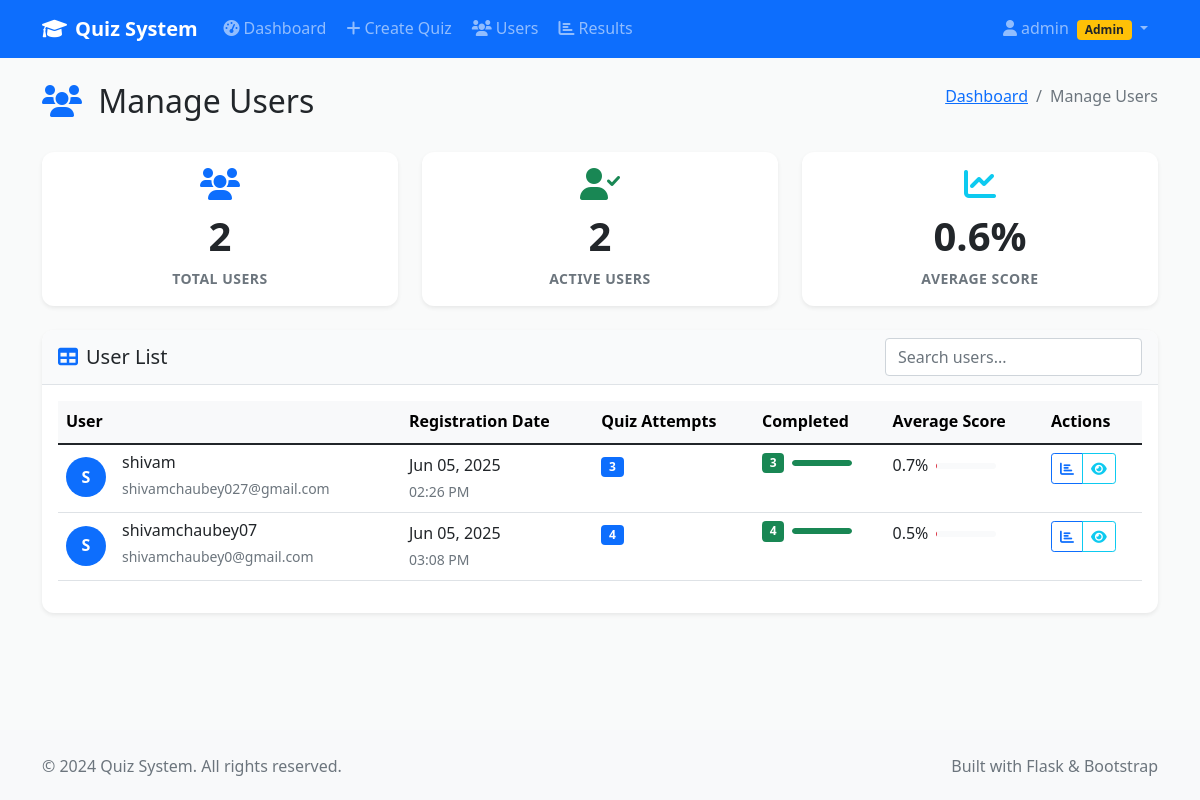
Screenshot of /admin/manage_users (signed in) with the database file from the repository.
### models.py (models this page shows)
class User(UserMixin, db.Model):
    id = db.Column(db.Integer, primary_key=True)
    username = db.Column(db.String(64), unique=True, nullable=False)
    email = db.Column(db.String(120), unique=True, nullable=False)
    password_hash = db.Column(db.String(256), nullable=False)
    is_admin = db.Column(db.Boolean, default=False)
    created_at = db.Column(db.DateTime, default=datetime.utcnow)
    created_quizzes = db.relationship('Quiz', backref='creator', lazy=True)
    quiz_attempts = db.relationship('QuizAttempt', backref='user', lazy=True)

### admin.py (the view)
@admin_bp.route('/manage_users')
@login_required
@admin_required
def manage_users():
    users = User.query.filter_by(is_admin=False).all()
    user_stats = []
    for user in users:
        attempts = QuizAttempt.query.filter_by(user_id=user.id).count()
        completed = QuizAttempt.query.filter_by(user_id=user.id, is_completed=True).count()
        avg_score = db.session.query(db.func.avg(QuizAttempt.score)).filter_by(
            user_id=user.id, is_completed=True
        ).scalar() or 0
        user_stats.append({
            'user': user,
            'attempts': attempts,
            'completed': completed,
            'avg_score': round(avg_score, 1)
        })
    return render_template('admin/manage_users.html', user_stats=user_stats)

### app.py (called while the page is built)
@login_manager.user_loader
def load_user(user_id):
    from models import User
    return User.query.get(int(user_id))

@app.context_processor
def inject_now():
    return {'now': datetime.utcnow()}

@app.context_processor
def inject_csrf_token():
    from flask_wtf.csrf import generate_csrf
    return dict(csrf_token=generate_csrf())

### utils.py (called while the page is built)
def admin_required(f):
    @wraps(f)
    def decorated_function(*args, **kwargs):
        if not current_user.is_authenticated or not current_user.is_admin:
            flash('Admin access required.', 'error')
            return redirect(url_for('index'))
        return f(*args, **kwargs)
    return decorated_function

### templates/admin/manage_users.html (shortened to what this page needs)
{% extends "base.html" %}
{% block content %}
<div class="container my-4">
    <div class="row">
        <div class="col-12">
            <div class="d-flex justify-content-between align-items-center mb-4">
                <h2>
                    <i class="fas fa-users text-primary me-2"></i>
                    Manage Users
                </h2>
                <nav aria-label="breadcrumb">
                    <ol class="breadcrumb">
                        <li class="breadcrumb-item">
                            <a href="{{ url_for('admin.dashboard') }}">Dashboard</a>
                        </li>
                        <li class="breadcrumb-item active">Manage Users</li>
                    </ol>
                </nav>
            </div>
        </div>
    </div>
    <div class="row g-4 mb-4">
        <div class="col-md-4">
            <div class="card stat-card border-0 shadow-sm">
                <div class="card-body text-center">
                    <div class="stat-icon mb-2">
                        <i class="fas fa-users fa-2x text-primary"></i>
                    </div>
                    <h3 class="stat-number">{{ user_stats|length }}</h3>
                    <p class="stat-label text-muted mb-0">Total Users</p>
                </div>
            </div>
        </div>
        <div class="col-md-4">
            <div class="card stat-card border-0 shadow-sm">
                <div class="card-body text-center">
                    <div class="stat-icon mb-2">
                        <i class="fas fa-user-check fa-2x text-success"></i>
                    </div>
                    <h3 class="stat-number">{{ user_stats|selectattr('completed', 'gt', 0)|list|length }}</h3>
                    <p class="stat-label text-muted mb-0">Active Users</p>
                </div>
            </div>
        </div>
        <div class="col-md-4">
            <div class="card stat-card border-0 shadow-sm">
                <div class="card-body text-center">
                    <div class="stat-icon mb-2">
                        <i class="fas fa-chart-line fa-2x text-info"></i>
                    </div>
                    <h3 class="stat-number">{{ (user_stats|sum(attribute='avg_score') / user_stats|length if user_stats else 0)|round(1) }}%</h3>
                    <p class="stat-label text-muted mb-0">Average Score</p>
                </div>
            </div>
        </div>
    </div>
    <div class="row">
        <div class="col-12">
            <div class="card border-0 shadow-sm">
                <div class="card-header bg-white">
                    <div class="d-flex justify-content-between align-items-center">
                        <h5 class="mb-0">
                            <i class="fas fa-table text-primary me-2"></i>User List
                        </h5>
                        <div class="search-box">
                            <input type="text" class="form-control" id="user-search" placeholder="Search users...">
                        </div>
                    </div>
                </div>
                <div class="card-body">
                    {% if user_stats %}
                        <div class="table-responsive">
                            <table class="table table-hover" id="users-table">
                                <thead class="table-light">
                                    <tr>
                                        <th>User</th>
                                        <th>Registration Date</th>
                                        <th>Quiz Attempts</th>
                                        <th>Completed</th>
                                        <th>Average Score</th>
                                        <th>Actions</th>
                                    </tr>
                                </thead>
                                <tbody>
                                    {% for stat in user_stats %}
                                        <tr>
                                            <td>
                                                <div class="d-flex align-items-center">
                                                    <div class="avatar-sm bg-primary text-white rounded-circle d-flex align-items-center justify-content-center me-3">
                                                        {{ stat.user.username[0].upper() }}
                                                    </div>
                                                    <div>
                                                        <h6 class="mb-1">{{ stat.user.username }}</h6>
                                                        <small class="text-muted">{{ stat.user.email }}</small>
                                                    </div>
                                                </div>
                                            </td>
                                            <td>
                                                <div>
                                                    <div>{{ stat.user.created_at.strftime('%b %d, %Y') }}</div>
                                                    <small class="text-muted">{{ stat.user.created_at.strftime('%I:%M %p') }}</small>
                                                </div>
                                            </td>
                                            <td>
                                                <span class="badge bg-primary">{{ stat.attempts }}</span>
                                            </td>
                                            <td>
                                                <div class="d-flex align-items-center">
                                                    <span class="badge bg-success me-2">{{ stat.completed }}</span>
                                                    {% if stat.attempts > 0 %}
                                                        <div class="progress" style="width: 60px; height: 6px;">
                                                            <div class="progress-bar bg-success"
                                                                 style="width: {{ (stat.completed / stat.attempts * 100) }}%"></div>
                                                        </div>
                                                    {% endif %}
                                                </div>
                                            </td>
                                            <td>
                                                {% if stat.avg_score > 0 %}
                                                    <div class="d-flex align-items-center">
                                                        <span class="me-2">{{ stat.avg_score }}%</span>
                                                        <div class="progress" style="width: 60px; height: 6px;">
                                                        </div>
                                                    </div>
                                                {% else %}
                                                    <span class="text-muted">No attempts</span>
                                                {% endif %}
                                            </td>
                                            <td>
                                                <div class="btn-group btn-group-sm">
                                                    <a href="{{ url_for('admin.results', user_id=stat.user.id) }}"
                                                       class="btn btn-outline-primary" title="View Results">
                                                        <i class="fas fa-chart-bar"></i>
                                                    </a>
                                                    <button type="button" class="btn btn-outline-info"
                                                            title="User Details" data-bs-toggle="modal"
                                                            data-bs-target="#userModal{{ stat.user.id }}">
                                                        <i class="fas fa-eye"></i>
                                                    </button>
                                                </div>
                                            </td>
                                        </tr>
                                    {% endfor %}
                                </tbody>
                            </table>
                        </div>
                    {% else %}
                        <div class="text-center py-5">
                            <i class="fas fa-users fa-4x text-muted mb-4"></i>
                            <h4 class="text-muted mb-3">No Users Found</h4>
                            <p class="text-muted mb-0">No student users have registered yet.</p>
                        </div>
                    {% endif %}
                </div>
            </div>
        </div>
    </div>
</div>
{% endblock %}

### templates/base.html (shortened to what this page needs)
<!DOCTYPE html>
<html lang="en">
<head>
    <link href="https://cdn.jsdelivr.net/npm/bootstrap@5.1.3/dist/css/bootstrap.min.css" rel="stylesheet">
    <link rel="stylesheet" href="https://cdnjs.cloudflare.com/ajax/libs/font-awesome/6.0.0/css/all.min.css">
    <link rel="stylesheet" href="{{ url_for('static', filename='css/style.css') }}">
</head>
<body>
    <nav class="navbar navbar-expand-lg navbar-dark bg-primary">
        <div class="container">
            <a class="navbar-brand" href="{{ url_for('index') }}">
                <i class="fas fa-graduation-cap me-2"></i>Quiz System
            </a>
            <div class="collapse navbar-collapse" id="navbarNav">
                <ul class="navbar-nav me-auto">
                    {% if current_user.is_authenticated %}
                        {% if current_user.is_admin %}
                            <li class="nav-item">
                                <a class="nav-link" href="{{ url_for('admin.dashboard') }}">
                                    <i class="fas fa-tachometer-alt me-1"></i>Dashboard
                                </a>
                            </li>
                            <li class="nav-item">
                                <a class="nav-link" href="{{ url_for('admin.create_quiz') }}">
                                    <i class="fas fa-plus me-1"></i>Create Quiz
                                </a>
                            </li>
                            <li class="nav-item">
                                <a class="nav-link" href="{{ url_for('admin.manage_users') }}">
                                    <i class="fas fa-users me-1"></i>Users
                                </a>
                            </li>
                            <li class="nav-item">
                                <a class="nav-link" href="{{ url_for('admin.results') }}">
                                    <i class="fas fa-chart-bar me-1"></i>Results
                                </a>
                            </li>
                        {% endif %}
                    {% endif %}
                </ul>
                <ul class="navbar-nav">
                    {% if current_user.is_authenticated %}
                        <li class="nav-item dropdown">
                            <a class="nav-link dropdown-toggle" href="#" id="navbarDropdown" role="button" data-bs-toggle="dropdown">
                                <i class="fas fa-user me-1"></i>{{ current_user.username }}
                                {% if current_user.is_admin %}
                                    <span class="badge bg-warning text-dark ms-1">Admin</span>
                                {% endif %}
                            </a>
                        </li>
                    {% endif %}
                </ul>
            </div>
        </div>
    </nav>
    <main class="main-content">
        {% block content %}{% endblock %}
    </main>
    <footer class="bg-light py-4 mt-5">
        <div class="container">
            <div class="row">
                <div class="col-md-6">
                    <p class="text-muted mb-0">&copy; 2024 Quiz System. All rights reserved.</p>
                </div>
                <div class="col-md-6 text-end">
                    <p class="text-muted mb-0">Built with Flask & Bootstrap</p>
                </div>
            </div>
        </div>
    </footer>
</body>
</html>

### static/css/style.css (style rules this page uses)
:root { --primary-color: 210 100% 56%; --primary-rgb: 0, 123, 255; --secondary-color: 108 117% 125%; --success-color: 142 71% 45%; --info-color: 188 78% 41%; --warning-color: 45 100% 51%; --danger-color: 354 70% 54%; --light-color: 210 17% 98%; --dark-color: 210 11% 15%; --background: 210 11% 98%; --surface: 0 0% 100%; --text-primary: 210 11% 15%; --text-secondary: 210 10% 40%; --border: 210 14% 89%; }
body { font-family: 'Segoe UI', Tahoma, Geneva, Verdana, sans-serif; background-color: hsl(var(--background)); color: hsl(var(--text-primary)); line-height: 1.6; }
.main-content { min-height: calc(100vh - 200px); }
.navbar-brand { font-weight: 600; font-size: 1.25rem; }
.navbar-nav .nav-link { font-weight: 500; padding: 0.5rem 1rem; border-radius: 0.375rem; margin: 0 0.125rem; transition: all 0.2s ease; }
.card { border: 1px solid hsl(var(--border)); border-radius: 0.75rem; transition: all 0.3s ease; }
.card-header { border-bottom: 1px solid hsl(var(--border)); border-radius: 0.75rem 0.75rem 0 0 !important; background-color: hsl(var(--light-color)) !important; }
.stat-card { transition: all 0.3s ease; height: 100%; }
.stat-icon { transition: transform 0.3s ease; }
.stat-number { font-size: 2.5rem; font-weight: 700; margin-bottom: 0.5rem; }
.stat-label { font-size: 0.875rem; font-weight: 600; text-transform: uppercase; letter-spacing: 0.5px; }
.progress { height: 8px; border-radius: 4px; background-color: hsl(var(--light-color)); }
.progress-bar { border-radius: 4px; transition: width 0.3s ease; }
.avatar-sm { width: 2.5rem; height: 2.5rem; font-size: 1rem; font-weight: 600; }
.btn { font-weight: 500; border-radius: 0.5rem; padding: 0.625rem 1.25rem; transition: all 0.2s ease; }

### rows the page displays
User: username "admin"
User: user "S", user.username "shivam", user.email "shivamchaubey027@gmail.com", user.created_at "Jun 05, 2025", user.created_at "02:26 PM"
User: user "S", user.username "shivamchaubey07", user.email "shivamchaubey0@gmail.com", user.created_at "Jun 05, 2025", user.created_at "03:08 PM"

### other values shown
{{ user_stats|length }} "2"
{{ user_stats|selectattr('completed', 'gt', 0)|list|length }} "2"
{{ stat.attempts }} "3" "4"
{{ stat.completed }} "3" "4"
{{ stat.avg_score }} "0.7" "0.5"
